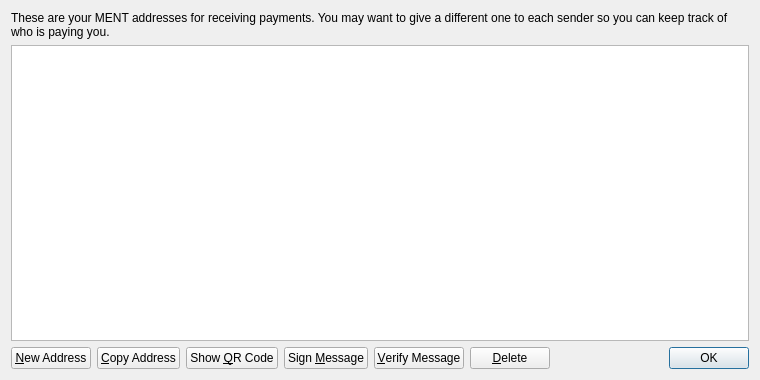
<?xml version="1.0" encoding="UTF-8"?>
<ui version="4.0">
 <class>AddressBookPage</class>
 <widget class="QWidget" name="AddressBookPage">
  <property name="geometry">
   <rect>
    <x>0</x>
    <y>0</y>
    <width>760</width>
    <height>380</height>
   </rect>
  </property>
  <property name="windowTitle">
   <string>Address Book</string>
  </property>
  <layout class="QVBoxLayout" name="verticalLayout">
   <item>
    <widget class="QLabel" name="labelExplanation">
     <property name="text">
      <string>These are your MENT addresses for receiving payments. You may want to give a different one to each sender so you can keep track of who is paying you.</string>
     </property>
     <property name="textFormat">
      <enum>Qt::PlainText</enum>
     </property>
     <property name="wordWrap">
      <bool>true</bool>
     </property>
    </widget>
   </item>
   <item>
    <widget class="QTableView" name="tableView">
     <property name="contextMenuPolicy">
      <enum>Qt::CustomContextMenu</enum>
     </property>
     <property name="toolTip">
      <string>Double-click to edit address or label</string>
     </property>
     <property name="tabKeyNavigation">
      <bool>false</bool>
     </property>
     <property name="alternatingRowColors">
      <bool>true</bool>
     </property>
     <property name="selectionMode">
      <enum>QAbstractItemView::SingleSelection</enum>
     </property>
     <property name="selectionBehavior">
      <enum>QAbstractItemView::SelectRows</enum>
     </property>
     <property name="sortingEnabled">
      <bool>true</bool>
     </property>
     <attribute name="verticalHeaderVisible">
      <bool>false</bool>
     </attribute>
    </widget>
   </item>
   <item>
    <layout class="QHBoxLayout" name="horizontalLayout">
     <item>
      <widget class="QPushButton" name="newAddressButton">
       <property name="toolTip">
        <string>Create a new address</string>
       </property>
       <property name="text">
        <string>&amp;New Address</string>
       </property>
       <property name="icon">
        <iconset resource="../bitcoin.qrc">
         <normaloff>:/icons/add</normaloff>:/icons/add</iconset>
       </property>
      </widget>
     </item>
     <item>
      <widget class="QPushButton" name="copyToClipboard">
       <property name="toolTip">
        <string>Copy the currently selected address to the system clipboard</string>
       </property>
       <property name="text">
        <string>&amp;Copy Address</string>
       </property>
       <property name="icon">
        <iconset resource="../bitcoin.qrc">
         <normaloff>:/icons/editcopy</normaloff>:/icons/editcopy</iconset>
       </property>
      </widget>
     </item>
     <item>
      <widget class="QPushButton" name="showQRCode">
       <property name="text">
        <string>Show &amp;QR Code</string>
       </property>
       <property name="icon">
        <iconset resource="../bitcoin.qrc">
         <normaloff>:/icons/qrcode</normaloff>:/icons/qrcode</iconset>
       </property>
      </widget>
     </item>
     <item>
      <widget class="QPushButton" name="signMessage">
       <property name="toolTip">
        <string>Sign a message to prove you own a MENT address</string>
       </property>
       <property name="text">
        <string>Sign &amp;Message</string>
       </property>
       <property name="icon">
        <iconset resource="../bitcoin.qrc">
         <normaloff>:/icons/edit</normaloff>:/icons/edit</iconset>
       </property>
      </widget>
     </item>
     <item>
      <widget class="QPushButton" name="verifyMessage">
       <property name="toolTip">
        <string>Verify a message to ensure it was signed with a specified MENT address</string>
       </property>
       <property name="text">
        <string>&amp;Verify Message</string>
       </property>
       <property name="icon">
        <iconset resource="../bitcoin.qrc">
         <normaloff>:/icons/transaction_0</normaloff>:/icons/transaction_0</iconset>
       </property>
      </widget>
     </item>
     <item>
      <widget class="QPushButton" name="deleteButton">
       <property name="toolTip">
        <string>Delete the currently selected address from the list</string>
       </property>
       <property name="text">
        <string>&amp;Delete</string>
       </property>
       <property name="icon">
        <iconset resource="../bitcoin.qrc">
         <normaloff>:/icons/remove</normaloff>:/icons/remove</iconset>
       </property>
      </widget>
     </item>
     <item>
      <spacer name="horizontalSpacer">
       <property name="orientation">
        <enum>Qt::Horizontal</enum>
       </property>
       <property name="sizeHint" stdset="0">
        <size>
         <width>40</width>
         <height>20</height>
        </size>
       </property>
      </spacer>
     </item>
     <item>
      <widget class="QDialogButtonBox" name="buttonBox">
       <property name="sizePolicy">
        <sizepolicy hsizetype="Maximum" vsizetype="Fixed">
         <horstretch>0</horstretch>
         <verstretch>0</verstretch>
        </sizepolicy>
       </property>
       <property name="standardButtons">
        <set>QDialogButtonBox::Ok</set>
       </property>
      </widget>
     </item>
    </layout>
   </item>
  </layout>
 </widget>
 <resources>
  <include location="../bitcoin.qrc"/>
 </resources>
 <connections/>
</ui>
